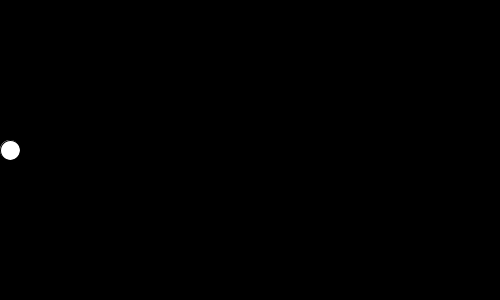
Frame 1 (no input)
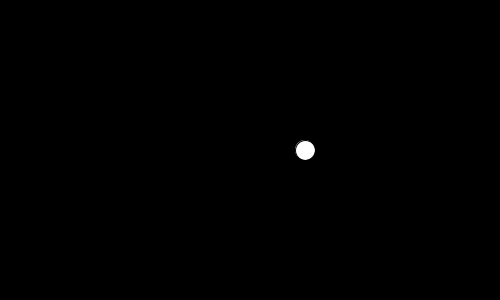
Frame 60 (the mouse pressed at the canvas centre just before this capture)
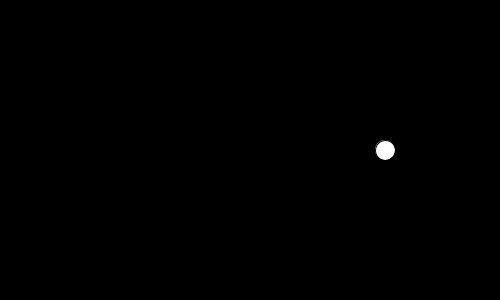
Frame 120 (the mouse held since frame 60 and released just before this capture)

The Processing sketch that drew these frames (run headless with seeded random() and noise(); from frame 60 on, the mouse is pressed at the canvas centre):

// Processing sketch: Ejemplo01
// ── Ejemplo01.pde
/*
Ejercicio: Dibujar un circulo que rebote de manera horizontal.

Una análisis de lo que se nos pide.
Historia de Usuario:
Como un observador de la pantalla
quiero que una circunferencia se mueva lateralmente y rebote en los limites de la pantalla
para demostrar que es posible gestionar objetos.
*/

int posX, posY;
int radioCirculo;
int velX=5;

void setup()
{
   size(500,300);
   posX=10;
   posY = height/2;
   radioCirculo = 20;
}

void draw()
{
  background(0);  
  dibujarCirculo();
  moverCirculo();
  cambiarSentidoVelCirculo();
}

void dibujarCirculo()
{
  circle(posX, posY, radioCirculo);  
}

void moverCirculo()
{
  posX += velX;
}

void cambiarSentidoVelCirculo()
{
  if(posX > width - radioCirculo / 2 || posX < 0 + radioCirculo / 2 )
  velX *= -1;
}
